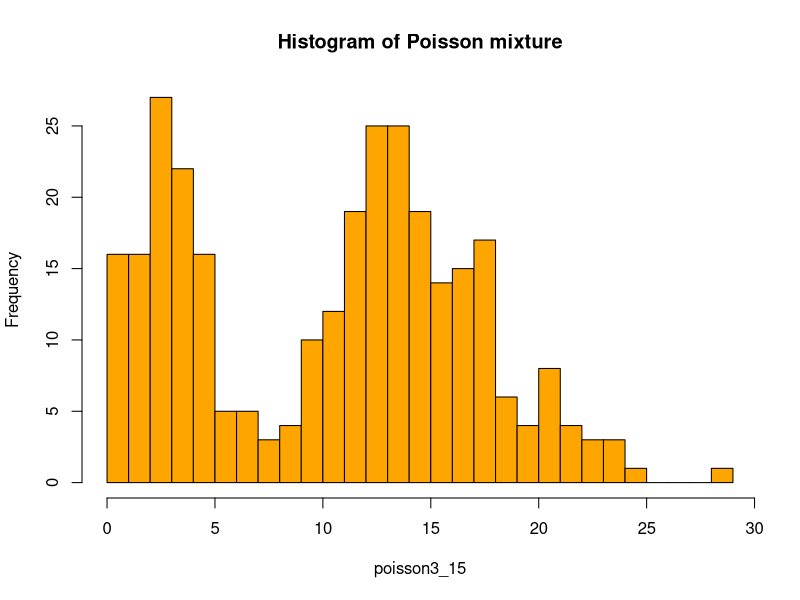

The R source for this figure:
## ---- chunk 1
poisson3 <- rpois(n=100, lambda=3)
## ---- chunk 2
poisson15 <- rpois(n=200, lambda=15)
## ---- chunk 3
true_class <- rep(c(1,2), c(100,200))
## ---- chunk 4
poisson3_15 <- c(poisson3, poisson15)
hist(poisson3_15, breaks=30, col="orange", main="Histogram of Poisson mixture")
## ---- chunk 5
EM_init_poisson <- function(K) {
  pi <- rep(1/K, times=K)
  lambda <- 1:K
  return(c(pi, lambda))
}
## ---- chunk 6
# theta : c(pi_k, lambda_k)
E_step_poisson <- function(X, K, theta) {
  pi <- theta[1:K]
  lambda <- theta[(K+1):(2*K)]
  t <- matrix(0, nrow=length(X), ncol=K)
  for (i in 1:length(X)) {
    for (k in 1:K) {
      t[i,k] <- (pi[k] * dpois(X[i],lambda[k])) / sum(pi * dpois(X[i],lambda))
    }
  }
  return(t)
}
## ---- chunk 7
# t : result of E step
M_step_poisson <- function(X, K, t) {
  lambda <- sapply(1:K, function(k) sum(t[,k]*X) / sum(t[,k]))
  pi <- sapply(1:K, function(k) sum(t[,k]) / length(X))
  return(c(pi, lambda))
}
## ---- chunk 8
X <- poisson3_15
K <- 2

# initialization
theta <- EM_init_poisson(K)

repeat {
  
  # E step
  t <- E_step_poisson(X, K, theta)
  
  # M step
  new_theta <- M_step_poisson(X, K, t)
  
  # stopping condition
  if (sum((theta - new_theta)^2) / sum(theta^2) < 1e-6) {
    break
  }
  
  theta <- new_theta
}

# Result of theta from EM
print(paste(c("pi_1 =", "pi_2 =", "lambda_1 =", "lambda_2 ="), new_theta))

# Comparison between true classes and EM clusters
EM_cluster <- c()
for (row in 1:nrow(t)) {
  EM_cluster <- c(EM_cluster, which.max(t[row,]))
}
table(EM=EM_cluster, True=true_class)
